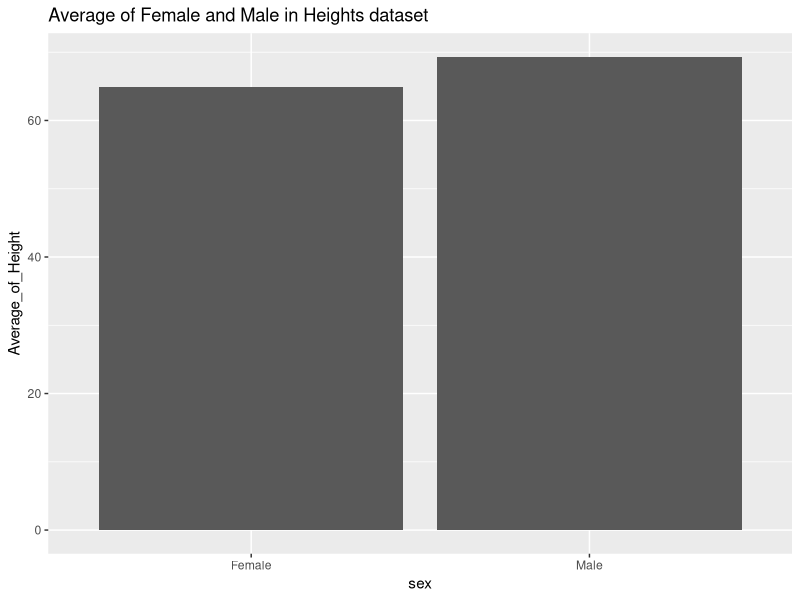

Here is the R script that generated this plot:
## ---- chunk 1
## Variation of average of Heights based on Gender
library(tidyverse)
library(dslabs)
library(dplyr)
library(ggplot2)
library(kableExtra)
## ---- chunk 2
data(heights)
options(digits = 3)
a <- head(heights)
kable(a , "pandoc" , caption = "Heights Datasets")
## ---- chunk 3
# Average and standard deviation of height based on sex
sex_avg_height <- heights %>% 
  group_by(sex) %>% 
  summarize(Average_of_Height = mean(height), 
            standard_deviation = sd(height)) 
kable(sex_avg_height ,"pandoc", caption = "Average of Height in Female/Male group")

# plot of the sex percentage 
sex_avg_height %>% group_by(sex) %>%
  ggplot(aes(sex,Average_of_Height)) + 
  geom_bar(stat= "identity") + 
  ggtitle("Average of Female and Male in Heights dataset")
